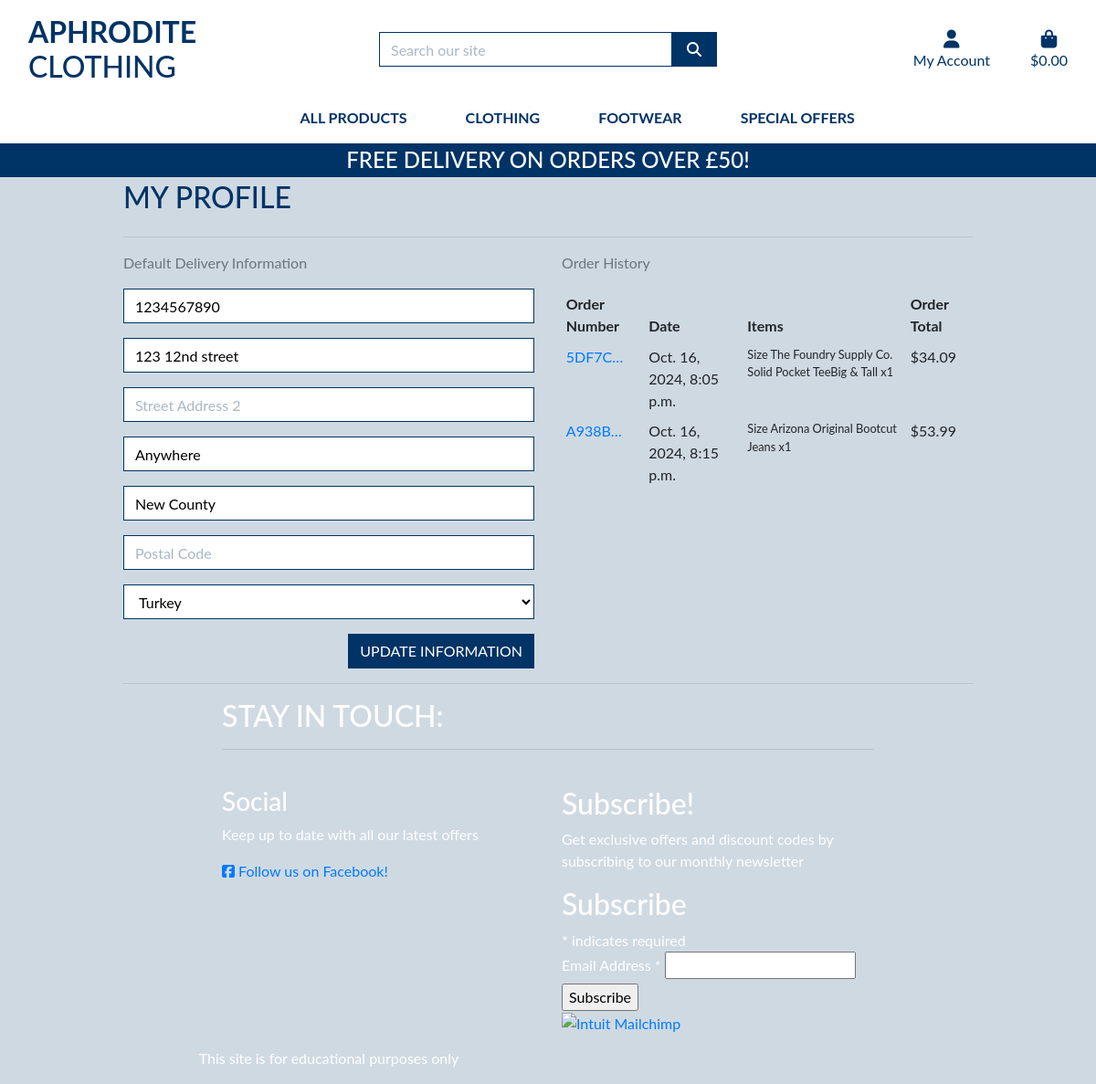
Page /profile/ (signed in) on the earlier database version.
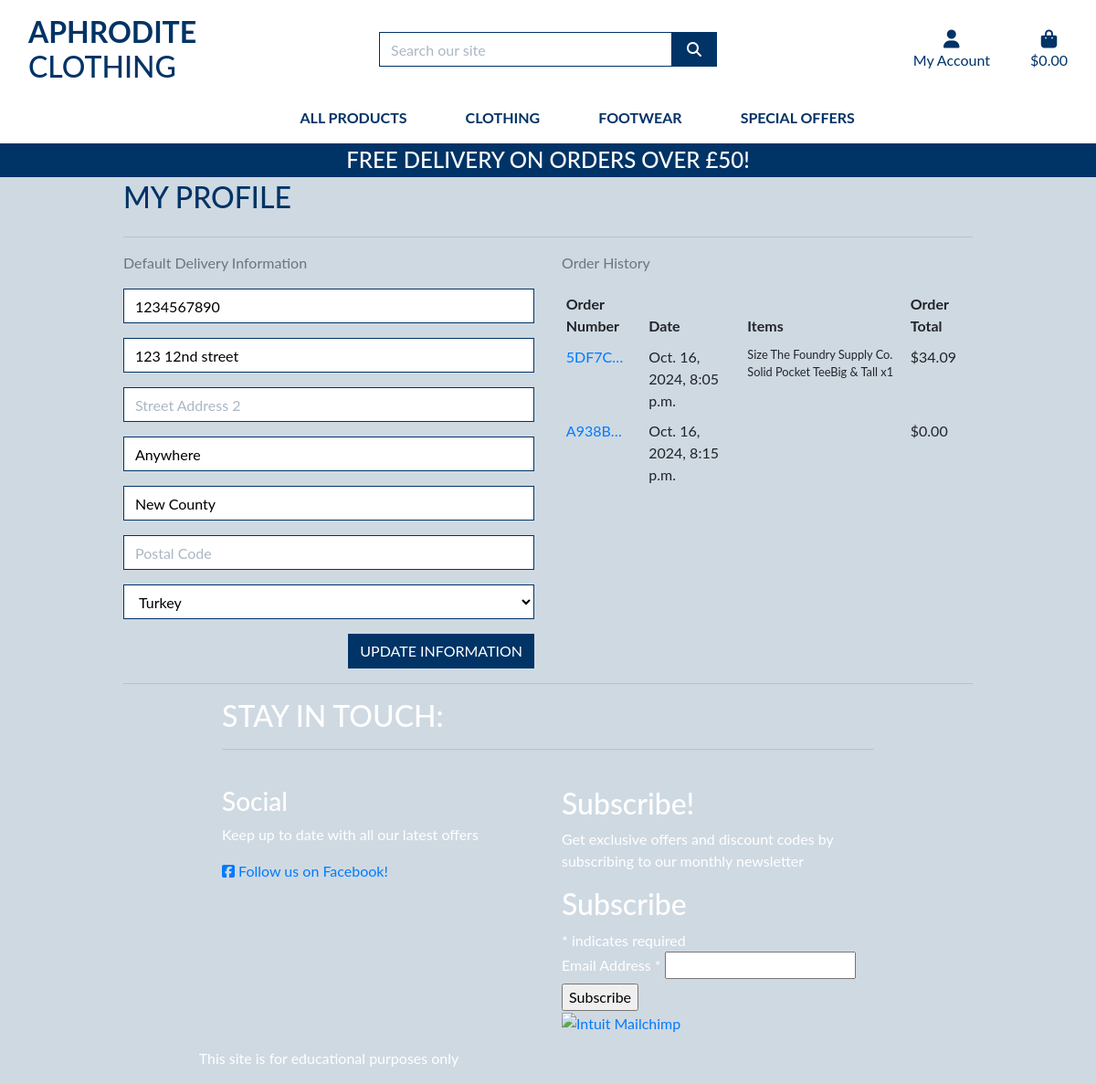
Same page on the later database version.
### checkout/models.py (models this page shows, shortened)
class Order(models.Model):
    order_number = models.CharField(max_length=32, null=False, editable=False)
    user_profile = models.ForeignKey(UserProfile, on_delete=models.SET_NULL,
                                     null=True, blank=True,
                                     related_name='orders')
    full_name = models.CharField(max_length=50, null=False, blank=False)
    email = models.EmailField(max_length=254, null=False, blank=False)
    phone_number = models.CharField(max_length=20, null=False, blank=False)
    country = CountryField(blank_label='Country *',
                           max_length=40, null=False, blank=False)
    postcode = models.CharField(max_length=20, null=True, blank=True)
    town_or_city = models.CharField(max_length=40, null=False, blank=False)
    street_address1 = models.CharField(max_length=80, null=False, blank=False)
    street_address2 = models.CharField(max_length=80, null=True, blank=True)
    county = models.CharField(max_length=80, null=True, blank=True)
    date = models.DateTimeField(auto_now_add=True)
    delivery_cost = models.DecimalField(
        max_digits=6, decimal_places=2, null=False, default=0)
    order_total = models.DecimalField(
        max_digits=10, decimal_places=2, null=False, default=0)
    grand_total = models.DecimalField(
        max_digits=10, decimal_places=2, null=False, default=0)
    original_bag = models.TextField(null=False, blank=False, default='')
    stripe_pid = models.CharField(
        max_length=254, null=False, blank=False, default='')

class OrderLineItem(models.Model):
    order = models.ForeignKey(
        Order, null=False, blank=False, on_delete=models.CASCADE,
        related_name='lineitems')
    product = models.ForeignKey(
        Product, null=False, blank=False, on_delete=models.CASCADE)
    product_size = models.CharField(
        max_length=2, null=True, blank=True)  # XS, S, M, L, XL
    quantity = models.IntegerField(null=False, blank=False, default=0)
    lineitem_total = models.DecimalField(
        max_digits=6, decimal_places=2, null=False,
        blank=False, editable=False)

### products/models.py (models this page shows, shortened)
class Product(models.Model):
    category = models.ForeignKey(
        'Category', null=True, blank=True, on_delete=models.SET_NULL)
    sku = models.CharField(max_length=254, null=True, blank=True)
    name = models.CharField(max_length=254)
    description = models.TextField()
    has_sizes = models.BooleanField(default=False, null=True, blank=True)
    price = models.DecimalField(max_digits=6, decimal_places=2)
    rating = models.DecimalField(
        max_digits=6, decimal_places=2, null=True, blank=True)
    image_url = models.URLField(max_length=1024, null=True, blank=True)
    image = models.ImageField(null=True, blank=True)

### profiles/views.py (the view)
# urls.py: path('profile/', include('profiles.urls')),
@login_required
def profile(request):
    profile = get_object_or_404(UserProfile, user=request.user)
    if request.method == 'POST':
        form = UserProfileForm(request.POST, instance=profile)
        if form.is_valid():
            form.save()
            messages.success(request, 'Profile updated successfully')
        else:
            messages.error(request, 'Update failed. Please ensure the form is valid.')
    else:
        form = UserProfileForm(instance=profile)
    orders = profile.orders.all()
    template = 'profiles/profile.html'
    context = {
        'form': form,
        'orders': orders,
        'on_profile_page': True
    }
    return render(request, template, context)

### profiles/forms.py
class UserProfileForm(forms.ModelForm):
    class Meta:
        model = UserProfile
        exclude = ('user',)
    def __init__(self, *args, **kwargs):
        super().__init__(*args, **kwargs)
        placeholders = {
            'default_phone_number': 'Phone Number',
            'default_postcode': 'Postal Code',
            'default_town_or_city': 'Town or City',
            'default_street_address1': 'Street Address 1',
            'default_street_address2': 'Street Address 2',
            'default_county': 'County, State or Locality',
        }
        self.fields['default_phone_number'].widget.attrs['autofocus'] = True
        for field in self.fields:
            if field != 'default_country':
                if self.fields[field].required:
                    placeholder = f'{placeholders[field]} *'
                else:
                    placeholder = placeholders[field]
                self.fields[field].widget.attrs['placeholder'] = placeholder
            self.fields[field].widget.attrs['class'] = 'border-black rounded-0 profile-form-input'
            self.fields[field].label = False

### profiles/templates/profiles/profile.html (shortened to what this page needs)
{% extends "base.html" %}
{% load static %}
{% block extra_css %}
    <link rel="stylesheet" href="{% static 'profiles/css/profile.css' %}">
{% endblock %}
{% block page_header %}
    <div class="container header-container">
    </div>
{% endblock %}
{% block content %}
    <div class="overlay"></div>
    <div class="container">
        <div class="row">
            <div class="col">
                <h2 class="logo-font mb-4">My Profile</h2>
                <hr>
            </div>
        </div>
        <div class="row">
            <div class="col-12 col-lg-6">
                <p class="text-muted">Default Delivery Information</p>
                <form class="mt-3" action="{% url 'profile' %}" method="POST" id="profile-update-form">
                    {{ form|crispy }}
                    <button class="btn btn-black rounded-0 text-uppercase float-right">Update Information</button>
                </form>
            </div>
            <div class="col-12 col-lg-6">
                <p class="text-muted">Order History</p>
                <div class="order-history table-responsive">
                    <table class="table table-sm table-borderless">
                        <thead>
                            <tr>
                                <th>Order Number</th>
                                <th>Date</th>
                                <th>Items</th>
                                <th>Order Total</th>
                            </tr>
                        </thead>
                        <tbody>
                            {% for order in orders %}
                                <tr>
                                    <td>
                                        <a href="{% url 'order_history' order.order_number %}"
                                        title="{{ order.order_number }}">
                                            {{ order.order_number|truncatechars:6 }}
                                        </a>
                                    </td>
                                    <td>{{ order.date }}</td>
                                    <td>
                                        <ul class="list-unstyled">
                                            {% for item in order.lineitems.all %}
                                                <li class="small">
                                                    {% if item.product.has_sizes %}
                                                        Size {{ item.product.size|upper }}
                                                    {% endif %}{{ item.product.name }} x{{ item.quantity }}
                                                </li>
                                            {% endfor %}
                                        </ul>
                                    </td>
                                    <td>${{ order.grand_total }}</td>
                                </tr>
                            {% endfor %}
                        </tbody>
                    </table>
                </div>
            </div>
        </div>
{% endblock %}

Differences in the rows shown:
removed OrderLineItem: product.name "Arizona Original Bootcut Jeans", quantity "1", shown under Order "Oct. 16, 2024, 8:15 p.m."
changed Order "Oct. 16, 2024, 8:15 p.m.": grand_total "53.99" → "0.00"
